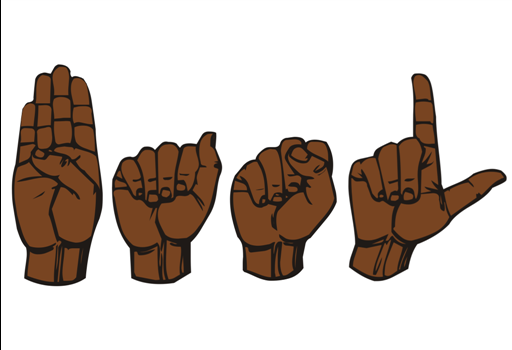
#> input picture signlang.png, 512 x 350 px, given in place of the camera
$ python collect-data.py
#> lines starting #> are read from the running program, lines starting #| are printed output that depends on the picture; after the words box and inside, x2 and y2 are one past the last pixel; in counts of white or black regions, pixels touching at a corner belong together
import cv2
import numpy as np
import os
import string
# Create the directory structure
if not os.path.exists("data"):
    os.makedirs("data")
if not os.path.exists("data/train"):
    os.makedirs("data/train")
if not os.path.exists("data/test"):
    os.makedirs("data/test")
for i in range(3):
    if not os.path.exists("data/train/" + str(i)):
        os.makedirs("data/train/"+str(i))
    if not os.path.exists("data/test/" + str(i)):
        os.makedirs("data/test/"+str(i))

for i in string.ascii_uppercase:
    if not os.path.exists("data/train/" + i):
        os.makedirs("data/train/"+i)
    if not os.path.exists("data/test/" + i):
        os.makedirs("data/test/"+i)


# Train or test
mode = 'train'
directory = 'data/'+mode+'/'
minValue = 70

cap = cv2.VideoCapture(0)
interrupt = -1

while True:
    _, frame = cap.read()
#> frame is the input picture: shape (350, 512, 3); mean B, G, R 188.8, 196.2, 207.3
    # Simulating mirror image
    frame = cv2.flip(frame, 1)

    # Getting count of existing images
    count = {
             'zero': len(os.listdir(directory+"/0")),
             'one': len(os.listdir(directory+"/1")),
             'two': len(os.listdir(directory+"/2")),
    #          'three': len(os.listdir(directory+"/3")),
    #          'four': len(os.listdir(directory+"/4")),
    #          'five': len(os.listdir(directory+"/5")),
    #          'six': len(os.listdir(directory+"/6")),
             'a': len(os.listdir(directory+"/A")),
             'b': len(os.listdir(directory+"/B")),
             'c': len(os.listdir(directory+"/C")),
             'd': len(os.listdir(directory+"/D")),
             'e': len(os.listdir(directory+"/E")),
             'f': len(os.listdir(directory+"/F")),
             'g': len(os.listdir(directory+"/G")),
             'h': len(os.listdir(directory+"/H")),
             'i': len(os.listdir(directory+"/I")),
             'j': len(os.listdir(directory+"/J")),
             'k': len(os.listdir(directory+"/K")),
             'l': len(os.listdir(directory+"/L")),
             'm': len(os.listdir(directory+"/M")),
             'n': len(os.listdir(directory+"/N")),
             'o': len(os.listdir(directory+"/O")),
             'p': len(os.listdir(directory+"/P")),
             'q': len(os.listdir(directory+"/Q")),
             'r': len(os.listdir(directory+"/R")),
             's': len(os.listdir(directory+"/S")),
             't': len(os.listdir(directory+"/T")),
             'u': len(os.listdir(directory+"/U")),
             'v': len(os.listdir(directory+"/V")),
             'w': len(os.listdir(directory+"/W")),
             'x': len(os.listdir(directory+"/X")),
             'y': len(os.listdir(directory+"/Y")),
             'z': len(os.listdir(directory+"/Z"))
             }

    # Printing the count in each set to the screen
    # cv2.putText(frame, "MODE : "+mode, (10, 50), cv2.FONT_HERSHEY_PLAIN, 1, (0,255,255), 1)
    # cv2.putText(frame, "IMAGE COUNT", (10, ), cv2.FONT_HERSHEY_PLAIN, 1, (0,255,255), 1)
    cv2.putText(frame, "ZERO : "+str(count['zero']), (10, 70), cv2.FONT_HERSHEY_PLAIN, 1, (0,255,255), 1)
#> frame: shape (350, 512, 3); mean B, G, R 188.6, 196.2, 207.3
    cv2.putText(frame, "ONE : "+str(count['one']), (10, 80), cv2.FONT_HERSHEY_PLAIN, 1, (0,255,255), 1)
#> frame: shape (350, 512, 3); mean B, G, R 188.5, 196.2, 207.3
    cv2.putText(frame, "TWO : "+str(count['two']), (10, 90), cv2.FONT_HERSHEY_PLAIN, 1, (0,255,255), 1)
#> frame: shape (350, 512, 3); mean B, G, R 188.3, 196.2, 207.3
    # [4 lines of commented-out code are left out]
    cv2.putText(frame, "a : "+str(count['a']), (10, 100), cv2.FONT_HERSHEY_PLAIN, 1, (0,255,255), 1)
#> frame: shape (350, 512, 3); mean B, G, R 188.2, 196.2, 207.3
    cv2.putText(frame, "b : "+str(count['b']), (10, 110), cv2.FONT_HERSHEY_PLAIN, 1, (0,255,255), 1)
#> frame: shape (350, 512, 3); mean B, G, R 188.2, 196.2, 207.3
    cv2.putText(frame, "c : "+str(count['c']), (10, 120), cv2.FONT_HERSHEY_PLAIN, 1, (0,255,255), 1)
#> frame: shape (350, 512, 3); mean B, G, R 188.1, 196.2, 207.3
    cv2.putText(frame, "d : "+str(count['d']), (10, 130), cv2.FONT_HERSHEY_PLAIN, 1, (0,255,255), 1)
#> frame: shape (350, 512, 3); mean B, G, R 188, 196.2, 207.3
    cv2.putText(frame, "e : "+str(count['e']), (10, 140), cv2.FONT_HERSHEY_PLAIN, 1, (0,255,255), 1)
#> frame: shape (350, 512, 3); mean B, G, R 188, 196.2, 207.3
    cv2.putText(frame, "f : "+str(count['f']), (10, 150), cv2.FONT_HERSHEY_PLAIN, 1, (0,255,255), 1)
#> frame: shape (350, 512, 3); mean B, G, R 187.9, 196.2, 207.3
    cv2.putText(frame, "g : "+str(count['g']), (10, 160), cv2.FONT_HERSHEY_PLAIN, 1, (0,255,255), 1)
#> frame: shape (350, 512, 3); mean B, G, R 187.8, 196.2, 207.3
    cv2.putText(frame, "h : "+str(count['h']), (10, 170), cv2.FONT_HERSHEY_PLAIN, 1, (0,255,255), 1)
#> frame: shape (350, 512, 3); mean B, G, R 187.7, 196.2, 207.3
    cv2.putText(frame, "i : "+str(count['i']), (10, 180), cv2.FONT_HERSHEY_PLAIN, 1, (0,255,255), 1)
#> frame: shape (350, 512, 3); mean B, G, R 187.7, 196.3, 207.4
    cv2.putText(frame, "k : "+str(count['k']), (10, 190), cv2.FONT_HERSHEY_PLAIN, 1, (0,255,255), 1)
#> frame: shape (350, 512, 3); mean B, G, R 187.7, 196.3, 207.4
    cv2.putText(frame, "l : "+str(count['l']), (10, 200), cv2.FONT_HERSHEY_PLAIN, 1, (0,255,255), 1)
#> frame: shape (350, 512, 3); mean B, G, R 187.7, 196.3, 207.4
    cv2.putText(frame, "m : "+str(count['m']), (10, 210), cv2.FONT_HERSHEY_PLAIN, 1, (0,255,255), 1)
#> frame: shape (350, 512, 3); mean B, G, R 187.6, 196.4, 207.4
    cv2.putText(frame, "n : "+str(count['n']), (10, 220), cv2.FONT_HERSHEY_PLAIN, 1, (0,255,255), 1)
#> frame: shape (350, 512, 3); mean B, G, R 187.5, 196.4, 207.4
    cv2.putText(frame, "o : "+str(count['o']), (10, 230), cv2.FONT_HERSHEY_PLAIN, 1, (0,255,255), 1)
#> frame: shape (350, 512, 3); mean B, G, R 187.5, 196.4, 207.4
    cv2.putText(frame, "p : "+str(count['p']), (10, 240), cv2.FONT_HERSHEY_PLAIN, 1, (0,255,255), 1)
#> frame: shape (350, 512, 3); mean B, G, R 187.4, 196.4, 207.4
    cv2.putText(frame, "q : "+str(count['q']), (10, 250), cv2.FONT_HERSHEY_PLAIN, 1, (0,255,255), 1)
#> frame: shape (350, 512, 3); mean B, G, R 187.3, 196.4, 207.4
    cv2.putText(frame, "r : "+str(count['r']), (10, 260), cv2.FONT_HERSHEY_PLAIN, 1, (0,255,255), 1)
#> frame: shape (350, 512, 3); mean B, G, R 187.3, 196.4, 207.4
    cv2.putText(frame, "s : "+str(count['s']), (10, 270), cv2.FONT_HERSHEY_PLAIN, 1, (0,255,255), 1)
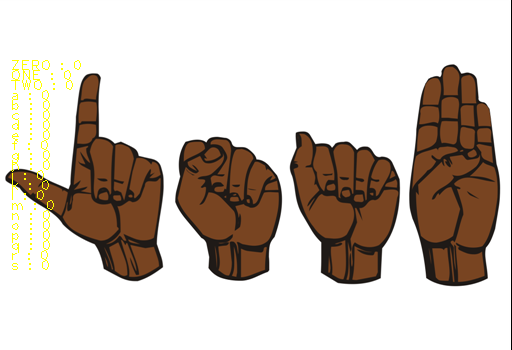
#> frame: shape (350, 512, 3); mean B, G, R 187.2, 196.4, 207.4
    cv2.putText(frame, "t : "+str(count['t']), (10, 280), cv2.FONT_HERSHEY_PLAIN, 1, (0,255,255), 1)
#> frame: shape (350, 512, 3); 0.03% of pixels changed, all inside (x1, y1, x2, y2) = (12, 270, 48, 280)
    cv2.putText(frame, "u : "+str(count['u']), (10, 290), cv2.FONT_HERSHEY_PLAIN, 1, (0,255,255), 1)
#> frame: shape (350, 512, 3); mean B, G, R 187.1, 196.4, 207.4
    cv2.putText(frame, "v : "+str(count['v']), (10, 300), cv2.FONT_HERSHEY_PLAIN, 1, (0,255,255), 1)
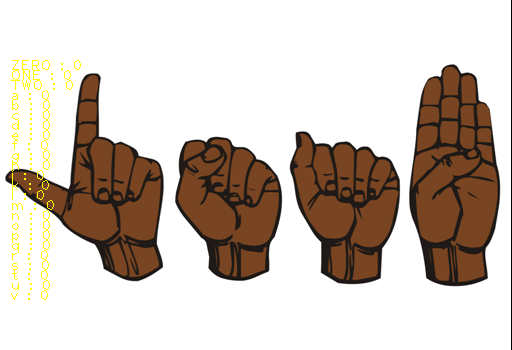
#> frame: shape (350, 512, 3); mean B, G, R 187, 196.4, 207.4
    cv2.putText(frame, "w : "+str(count['w']), (10, 310), cv2.FONT_HERSHEY_PLAIN, 1, (0,255,255), 1)
#> frame: shape (350, 512, 3); 0.03% of pixels changed, all inside (x1, y1, x2, y2) = (12, 300, 52, 310)
    cv2.putText(frame, "x : "+str(count['x']), (10, 320), cv2.FONT_HERSHEY_PLAIN, 1, (0,255,255), 1)
#> frame: shape (350, 512, 3); mean B, G, R 186.9, 196.4, 207.4
    cv2.putText(frame, "y : "+str(count['y']), (10, 330), cv2.FONT_HERSHEY_PLAIN, 1, (0,255,255), 1)
    cv2.putText(frame, "z : "+str(count['z']), (10, 340), cv2.FONT_HERSHEY_PLAIN, 1, (0,255,255), 1)
#> frame: shape (350, 512, 3); mean B, G, R 186.7, 196.4, 207.4
    # Coordinates of the ROI
    x1 = int(0.5*frame.shape[1])
#> x1 = 256
    y1 = 10
    x2 = frame.shape[1]-10
#> x2 = 502
    y2 = int(0.5*frame.shape[1])
#> y2 = 256
    # Drawing the ROI
    # The increment/decrement by 1 is to compensate for the bounding box
    cv2.rectangle(frame, (220-1, 9), (620+1, 419), (255,0,0) ,1)
    # Extracting the ROI
    roi = frame[10:410, 220:520]
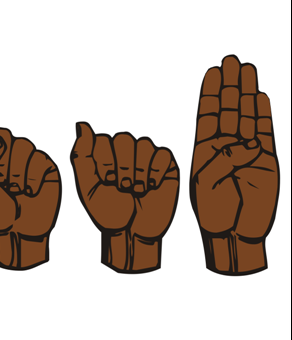
#> roi: shape (340, 292, 3); mean B, G, R 176.3, 185.1, 198.4
#    roi = cv2.resize(roi, (64, 64))

    cv2.imshow("Frame", frame)
    gray = cv2.cvtColor(roi, cv2.COLOR_BGR2GRAY)
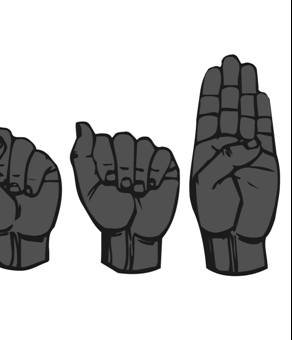
#> gray: shape (340, 292); min 0, max 255, mean 188.2

    blur = cv2.GaussianBlur(gray,(5,5),2)
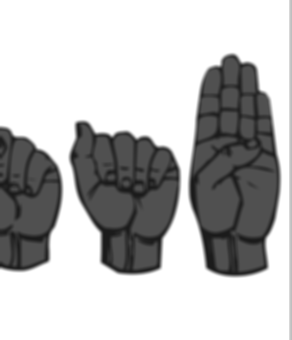
#> blur: shape (340, 292); min 26, max 255, mean 188.5
    # #blur = cv2.bilateralFilter(roi,9,75,75)

    th3 = cv2.adaptiveThreshold(blur,255,cv2.ADAPTIVE_THRESH_GAUSSIAN_C,cv2.THRESH_BINARY_INV,11,2)
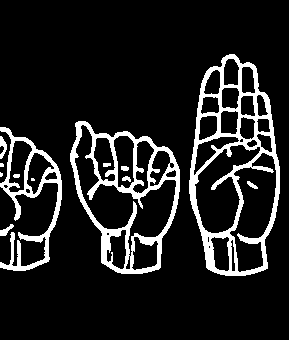
#> th3: shape (340, 292); 13.2% white; 14 white regions (3 under 20 px), largest, box (x1, y1, x2, y2) and area: (189, 54, 280, 276) 5402, (70, 121, 180, 274) 4150, (0, 127, 62, 271) 2192
    ret, test_image = cv2.threshold(th3, minValue, 255, cv2.THRESH_BINARY_INV+cv2.THRESH_OTSU)
#> ret = 0
    #time.sleep(5)
    #cv2.imwrite("/home/rc/Downloads/soe/im1.jpg", roi)
    #test_image = func("/home/rc/Downloads/soe/im1.jpg")


    test_image = cv2.resize(test_image, (300,300))
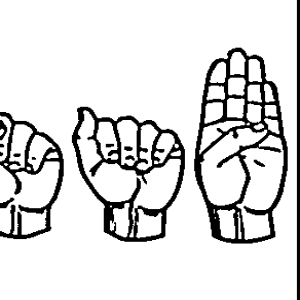
#> test_image: shape (300, 300); min 0, max 255, mean 221.2
    cv2.imshow("test", test_image)

    # [18 lines of commented-out code are left out]
    interrupt = cv2.waitKey(10)
#> (key e is pressed here)
    if interrupt & 0xFF == 27: # esc key
        break
    if interrupt & 0xFF == ord('0'):
        cv2.imwrite(directory+'0/'+str(count['zero'])+'.jpg', roi)
    if interrupt & 0xFF == ord('1'):
        cv2.imwrite(directory+'1/'+str(count['one'])+'.jpg', roi)
    if interrupt & 0xFF == ord('2'):
        cv2.imwrite(directory+'2/'+str(count['two'])+'.jpg', roi)
    # [8 lines of commented-out code are left out]
    if interrupt & 0xFF == ord('a'):
        cv2.imwrite(directory+'A/'+str(count['a'])+'.jpg', roi)
    if interrupt & 0xFF == ord('b'):
        cv2.imwrite(directory+'B/'+str(count['b'])+'.jpg', roi)
    if interrupt & 0xFF == ord('c'):
        cv2.imwrite(directory+'C/'+str(count['c'])+'.jpg', roi)
    if interrupt & 0xFF == ord('d'):
        cv2.imwrite(directory+'D/'+str(count['d'])+'.jpg', roi)
    if interrupt & 0xFF == ord('e'):
        cv2.imwrite(directory+'E/'+str(count['e'])+'.jpg', roi)
    if interrupt & 0xFF == ord('f'):
        cv2.imwrite(directory+'F/'+str(count['f'])+'.jpg', roi)
    if interrupt & 0xFF == ord('g'):
        cv2.imwrite(directory+'G/'+str(count['g'])+'.jpg', roi)
    if interrupt & 0xFF == ord('h'):
        cv2.imwrite(directory+'H/'+str(count['h'])+'.jpg', roi)
    if interrupt & 0xFF == ord('i'):
        cv2.imwrite(directory+'I/'+str(count['i'])+'.jpg', roi)
    if interrupt & 0xFF == ord('j'):
        cv2.imwrite(directory+'J/'+str(count['j'])+'.jpg', roi)
    if interrupt & 0xFF == ord('k'):
        cv2.imwrite(directory+'K/'+str(count['k'])+'.jpg', roi)
    if interrupt & 0xFF == ord('l'):
        cv2.imwrite(directory+'L/'+str(count['l'])+'.jpg', roi)
    if interrupt & 0xFF == ord('m'):
        cv2.imwrite(directory+'M/'+str(count['m'])+'.jpg', roi)
    if interrupt & 0xFF == ord('n'):
        cv2.imwrite(directory+'N/'+str(count['n'])+'.jpg', roi)
    if interrupt & 0xFF == ord('o'):
        cv2.imwrite(directory+'O/'+str(count['o'])+'.jpg', roi)
    if interrupt & 0xFF == ord('p'):
        cv2.imwrite(directory+'P/'+str(count['p'])+'.jpg', roi)
    if interrupt & 0xFF == ord('q'):
        cv2.imwrite(directory+'Q/'+str(count['q'])+'.jpg', roi)
    if interrupt & 0xFF == ord('r'):
        cv2.imwrite(directory+'R/'+str(count['r'])+'.jpg', roi)
    if interrupt & 0xFF == ord('s'):
        cv2.imwrite(directory+'S/'+str(count['s'])+'.jpg', roi)
    if interrupt & 0xFF == ord('t'):
        cv2.imwrite(directory+'T/'+str(count['t'])+'.jpg', roi)
    if interrupt & 0xFF == ord('u'):
        cv2.imwrite(directory+'U/'+str(count['u'])+'.jpg', roi)
    if interrupt & 0xFF == ord('v'):
        cv2.imwrite(directory+'V/'+str(count['v'])+'.jpg', roi)
    if interrupt & 0xFF == ord('w'):
        cv2.imwrite(directory+'W/'+str(count['w'])+'.jpg', roi)
    if interrupt & 0xFF == ord('x'):
        cv2.imwrite(directory+'X/'+str(count['x'])+'.jpg', roi)
    if interrupt & 0xFF == ord('y'):
        cv2.imwrite(directory+'Y/'+str(count['y'])+'.jpg', roi)
    if interrupt & 0xFF == ord('z'):
        cv2.imwrite(directory+'Z/'+str(count['z'])+'.jpg', roi)

cap.release()
cv2.destroyAllWindows()
"""
d = "old-data/test/0"
newd = "data/test/0"
for walk in os.walk(d):
    for file in walk[2]:
        roi = cv2.imread(d+"/"+file)
        roi = cv2.cvtColor(roi, cv2.COLOR_BGR2GRAY)
        _, mask = cv2.threshold(roi, 120, 255, cv2.THRESH_BINARY)
        cv2.imwrite(newd+"/"+file, mask)
"""

$ run again, on signs.png
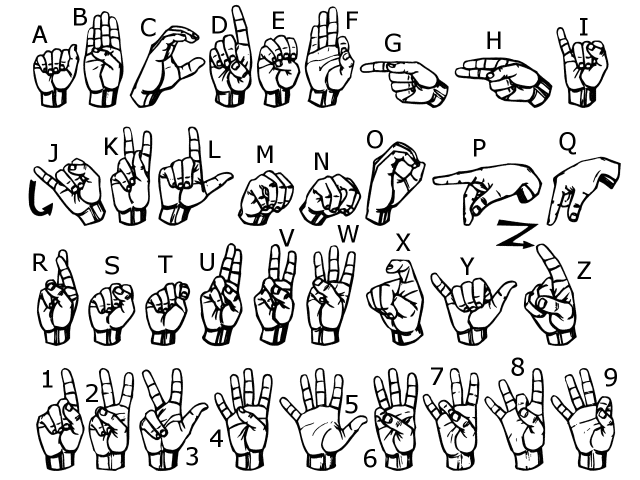
#> input picture signs.png, 1280 x 960 px, given in place of the camera (shown at 1/2 size)
#> frame is the input picture: shape (960, 1280, 3); min 0, max 255, mean 217.7
#> `th3 = cv2.adaptiveThreshold(blur,255,cv2.ADAPTIVE_THRESH_GAUSSIAN_C,cv..`:
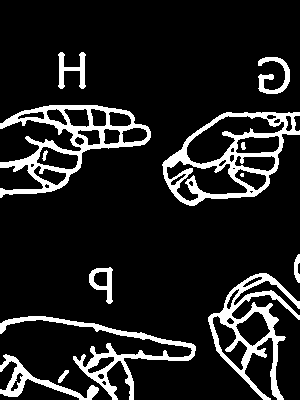
#> th3: shape (400, 300); 12.7% white; 13 white regions (1 under 20 px), largest, box (x1, y1, x2, y2) and area: (0, 105, 151, 198) 3668, (162, 112, 300, 206) 3556, (208, 273, 300, 400) 3051
#> ret = 0
#> `test_image = cv2.resize(test_image, (300,300))`:
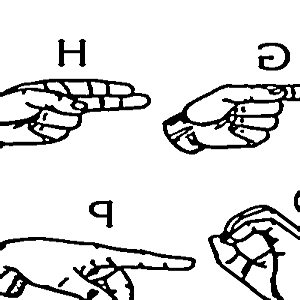
#> test_image: shape (300, 300); min 0, max 255, mean 222.6
